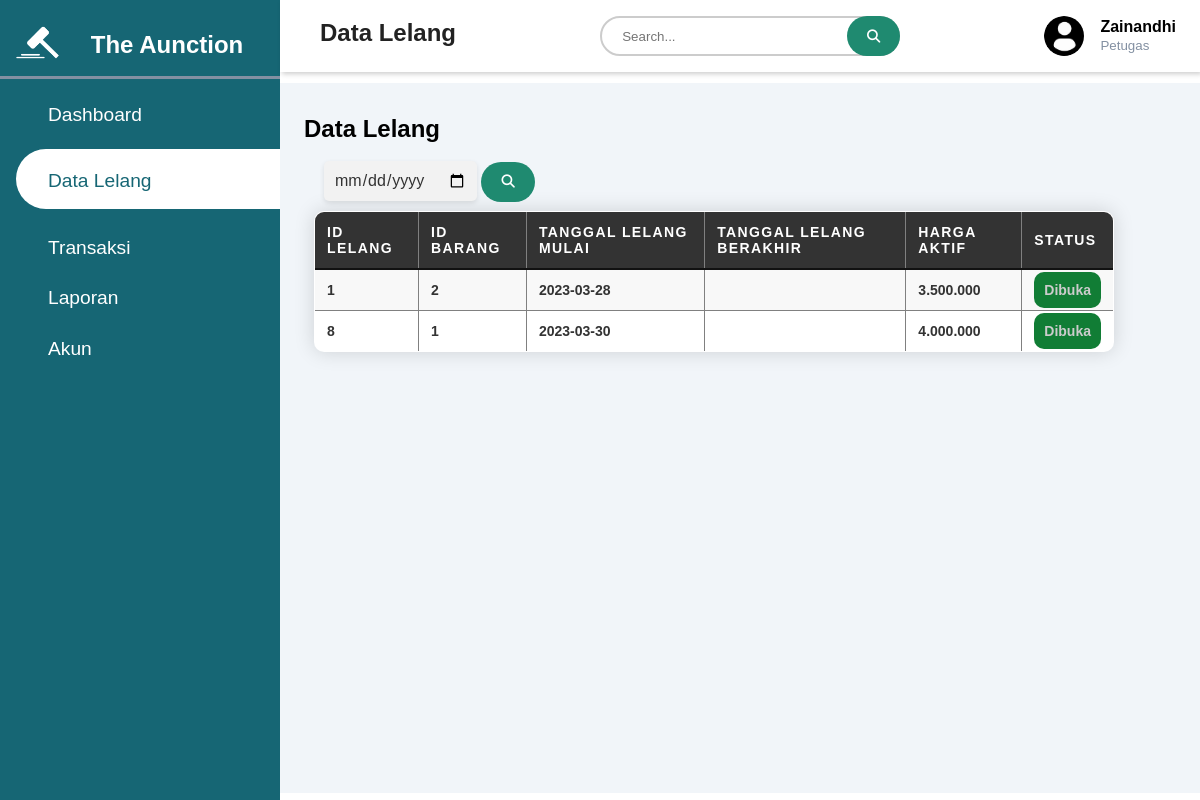
/petugas/page/datalelangpetugas.php (signed in), run on the app's committed database.
### tables this page shows
CREATE TABLE `tpetugas` (
  `id_petugas` int(11) NOT NULL,
  `nama_petugas` varchar(50) NOT NULL,
  `username` varchar(25) NOT NULL,
  `password` varchar(25) NOT NULL,
  `id_level` int(11) NOT NULL,
  `gambar` varchar(50) NOT NULL
);

CREATE TABLE `tlelang` (
  `id_lelang` int(11) NOT NULL,
  `id_barang` int(11) NOT NULL,
  `tgl_lelang` date NOT NULL,
  `harga_aktif` int(20) NOT NULL,
  `id_user` int(11) NOT NULL,
  `id_petugas` int(11) NOT NULL,
  `status` enum('dibuka','ditutup') NOT NULL
);

### petugas/page/datalelangpetugas.php (the view, shortened to what this page needs)
<?php
require '../../php/koneksi.php';
if (isset($_SESSION['login'])) {
    $id_petugas = $_SESSION['id_petugas'];
    $query = "SELECT * FROM tpetugas WHERE id_petugas='$id_petugas'";
    $a = mysqli_query($koneksi, $query);
    $data = mysqli_fetch_array($a);
    $d1 = $data['username'];
} else {
    header("location:../../php/page/loginpetugas.php");
}
?>
<!DOCTYPE html>
<html lang="en">
<head>
    <link rel="stylesheet"
        href="https://maxst.icons8.com/vue-static/landings/line-awesome/line-awesome/1.3.0/css/line-awesome.min.css">
    <link rel="stylesheet" href="https://cdnjs.cloudflare.com/ajax/libs/font-awesome/6.4.0/css/all.min.css"
 />
    <link rel="stylesheet" href="../../assets/css/test.css">
</head>
<body>
    <div class="sidebar">
        <div class="sidebar-brand">
            <h1>
                <img src="../../assets/img/LELANG6.png" alt="" width="70px" height="70px">
                <h2>The Aunction</h2>
            </h1>
        </div>
        <span class="span-sidebar"></span>
        <div class="sidebar-menu">
            <ul>
                <li>
                    <a href="dashboard_petugas.php"><span class="las la-igloo"></span>
                        <span>Dashboard</span></a>
                </li>
            </ul>
            <ul>
                <li>
                    <a href="datalelangpetugas.php" class="active"><span class="las la-clipboard-list"></span>
                        <span>Data Lelang</span></a>
                </li>
            </ul>
            <ul>
                <li>
                    <a href="datatransaksi.php"><span class="las la-clipboard-list"></span>
                        <span>Transaksi</span></a>
                </li>
            </ul>
            <ul>
                <li>
                    <a href="laporan_petugas.php"><span class="las la-clipboard-list"></span>
                        <span>Laporan</span></a>
                </li>
            </ul>
            <ul>
                <li>
                    <a href="akun_petugas.php"><span class="las la-user-circle"></span>
                        <span>Akun</span></a>
                </li>
            </ul>
        </div>
    </div>
    <div class="main-content">
        <header>
            <h2>
                <label for="nav-toggle">
                    <span class="las la-bars"></span>
                </label>
                Data Lelang
            </h2>
            <div class="search-box">
                <form action="" method="POST">
                    <input type="text" name="search" placeholder="Search...">
                    <button type="submit" name="submit-search"><i class="fa fa-search"></i></button>
                </form>
            </div>
            <div class="user-wrapper">
                <img src="../../assets/img/<?= $data['gambar'] ?>" width="40px" height="40px" alt="">
                <div>
                    <h4>
                        <?= $d1 ?>
                    </h4>
                    <small>Petugas</small>
                </div>
            </div>
        </header>
        <main>
            <h2>Data Lelang</h2>
            <br />
            <div class="input-date">
                <form action="" method="POST">
                    <input type="date" name="search">
                    <button type="submit" name="submit-search"><i class="fa fa-search"></i></button>
                </form>
            </div>
            <table border="1">
                <tr>
                    <th>Id Lelang</th>
                    <th>Id Barang</th>
                    <th>Tanggal Lelang Mulai</th>
                    <th>Tanggal Lelang Berakhir</th>
                    <th>Harga Aktif</th>
                    <th>Status</th>
                </tr>
                <?php
                include '../../php/koneksi.php';
                if (!isset($_POST['submit-search'])) {
                    $data = mysqli_query($koneksi, "SELECT * FROM tlelang WHERE id_petugas='$id_petugas'");
                } else if (isset($_POST['submit-search'])) {
                    $key = htmlspecialchars($_POST['search']);
                    $data = mysqli_query($koneksi, "SELECT * FROM tlelang WHERE (id_lelang LIKE '%$key%' OR id_barang LIKE '%$key%' OR tgl_lelang LIKE '%$key%') AND id_petugas='$id_petugas'");
                }
                while ($d = mysqli_fetch_array($data)) {
                    ?>
                    <tr>
                        <td>
                            <?= $d['id_lelang']; ?>
                        </td>
                        <td>
                            <?= $d['id_barang']; ?>
                        </td>
                        <td>
                            <?= $d['tgl_lelang']; ?>
                        </td>
                        <td>
                        </td>
                        <td>
                            <?= number_format($d['harga_aktif'], 0, ',', '.'); ?>
                        </td>
                        <td style="text-align: center;">
                            <?php
                            if ($d['status'] == "dibuka") {
                                echo '<p><a href="../action/status.php?id_lelang=' . $d['id_lelang'] . '&status=selesai
                                " class="dibuka" onclick="return confirm(\'Yakin Ingin Menutup Lelang?\')">Dibuka</a></p>';
                            } else if ($d['status'] == "ditutup") {
                                echo '<p><a href="../action/status.php?id_lelang=' . $d['id_lelang'] . '&status=dibuka
                                " class="ditutup" onclick="return confirm(\'Yakin Ingin Membuka Lelang?\')">Ditutup</a></p>';
                            } else {
                                echo "<p>Lelang Selesai</p>";
                            }
                            ?>
                        </td>
                    </tr>
                    <?php
                }
                ?>
            </table>
        </main>
    </div>
</body>
</html>

### assets/css/test.css (style rules this page uses)
:root { --main-color: #166674; --color-dark: #1D2231; --text-grey: #8390A2; }
* { padding: 0; margin: 0; box-sizing: border-box; list-style-type: none; text-decoration: none; font-family: 'Poppins', sans-serif; }
.sidebar { width: 280px; position: fixed; left: 0; top: 0; height: 100%; background: var(--main-color); z-index: 100%; transition: widht 300ms; overflow: hidden; }
.span-sidebar { display: inline-block; width: 100%; height: 3px; background-color: #8390A2; }
.sidebar-brand { height: 55px; padding-left: 1rem 0rem 1rem 2rem; display: flex; margin-top: 10px; }
.sidebar-brand h1 img { padding-left: 5px; width: 70px; height: auto; }
.sidebar-brand h2 { padding: 1.3rem; color: #fff; }
.sidebar-menu { margin-top: 1rem; }
.sidebar-menu li { width: 100%; margin-bottom: 1.4rem; padding-left: 1rem; }
.sidebar-menu a { padding-left: 1rem; display: block; color: #fff; font-size: 1.2rem; }
.sidebar-menu a.active { background: #fff; padding-top: 1rem; padding-bottom: 1rem; color: var(--main-color); border-radius: 30px 0px 0px 30px; transition: 3s; }
.sidebar-menu a span:first-child { font-size: 1.5rem; padding-right: 1rem; }
.main-content { margin-left: 280px; }
.input-date input { margin-left: 20px; margin-bottom: 10px; padding: 10px; border: none; border-radius: 5px; background-color: #f2f2f2; color: #333; font-size: 16px; box-shadow: 0px 2px 5px rgba(0, 0, 0, 0.1); }
.input-date button[type="submit"] { height: 40px; padding: 12px 20px; background-color: #1F8A70; color: white; border: none; border-radius: 20px; cursor: pointer; }
header { background: #fff; display: flex; justify-content: space-between; padding: 1rem 1.5rem; box-shadow: 2px 2px 5px rgba(0, 0, 0, 0.2); position: fixed; left: 280px; width: calc(100% - 280px); top: 0; z-index: 100; transition: left 300ms; }
header h2 { color: #222; }
header label span { font-size: 1.7rem; padding-right: 1rem; }
.search-box { position: relative; width: 300px; height: 40px; }
.search-box input[type="text"] { width: 300px; height: 40px; padding: 10px 20px; box-sizing: border-box; border: none; border: 2px solid #ccc; border-radius: 20px; }
.search-box button[type="submit"] { position: absolute; right: 0; height: 40px; padding: 12px 20px; background-color: #1F8A70; color: white; border: none; border-radius: 20px; cursor: pointer; }
.user-wrapper { display: flex; align-items: center; }
.user-wrapper img { border-radius: 50%; margin-right: 1rem; object-fit: cover; }
.user-wrapper h4 { margin-bottom: 0rem !important; }
.user-wrapper small { display: inline-block; color: var(--text-grey); }
main { margin-top: 65px; padding: 2rem 1.5rem; background: #f1f5f9; min-height: calc(100vh - 90px); width: 100%; position: relative; }
#table-transaksi th, td { padding: 12px; text-align: left; vertical-align: middle; font-weight: bold; }
table { border-collapse: collapse; width: 100%; max-width: 800px; margin-left: 10px; background-color: #fff; color: #333; font-size: 14px; font-weight: 400; text-align: left; border-radius: 10px; overflow: hidden; box-shadow: 0 0 20px rgba(0, 0, 0, 0.15); }
th, td { padding: 12px; text-align: left; vertical-align: middle; }
th { background-color: #333; color: #fff; font-weight: 600; text-transform: uppercase; letter-spacing: 0.1em; border-bottom: 2px solid #111; }
tr:nth-child(even) { background-color: #f8f8f8; }
td a { color: #007bff; text-decoration: none; }
.dibuka { background-color: rgb(17, 125, 53); padding: 10px; color: #ccc; border-radius: 10px; transition: .2s; }

### data on the page
tpetugas: gambar (placeholder picture), username "Zainandhi"
tlelang: id_lelang "1", id_barang "2", tgl_lelang "2023-03-28", harga_aktif "3.500.000"
tlelang: id_lelang "8", id_barang "1", tgl_lelang "2023-03-30", harga_aktif "4.000.000"
